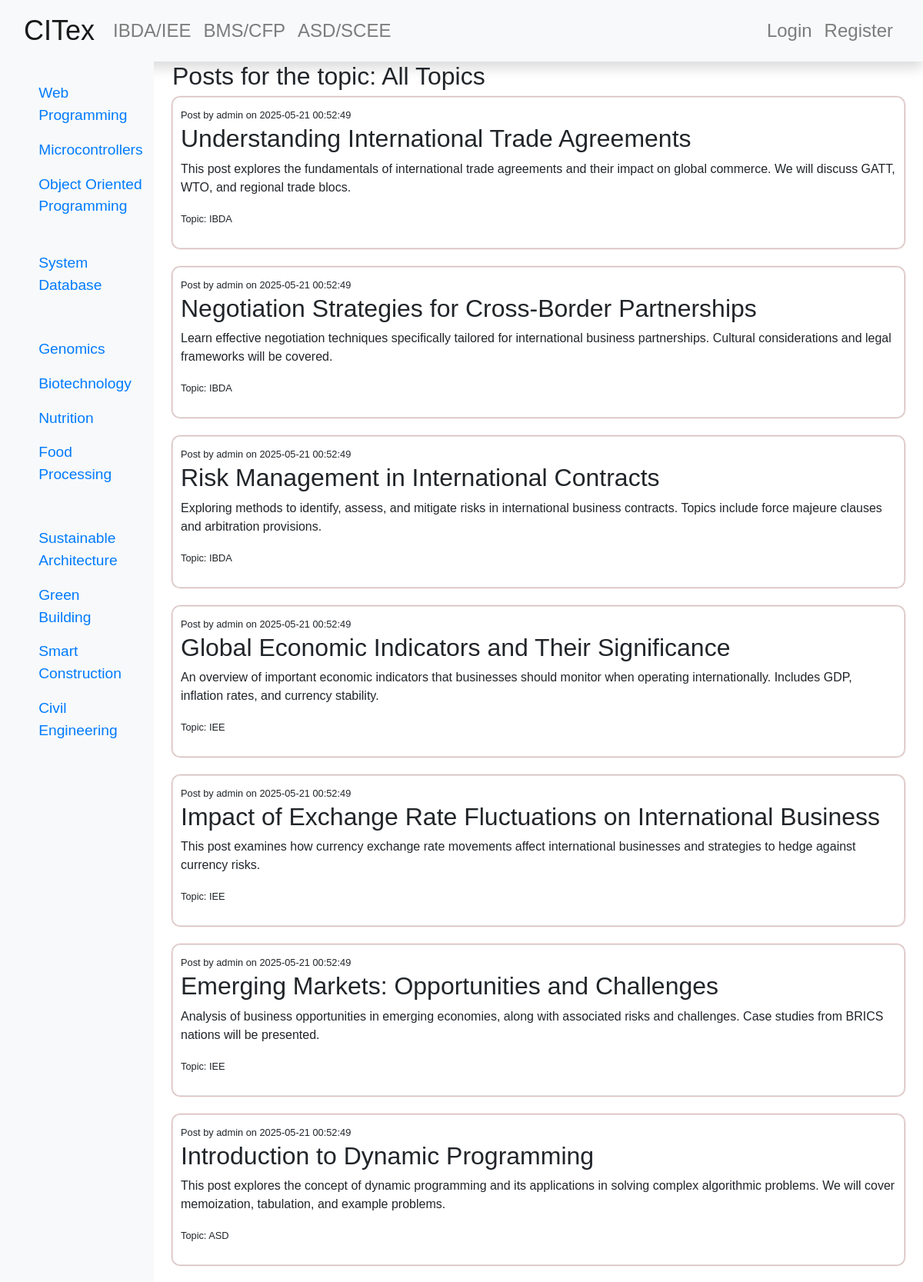
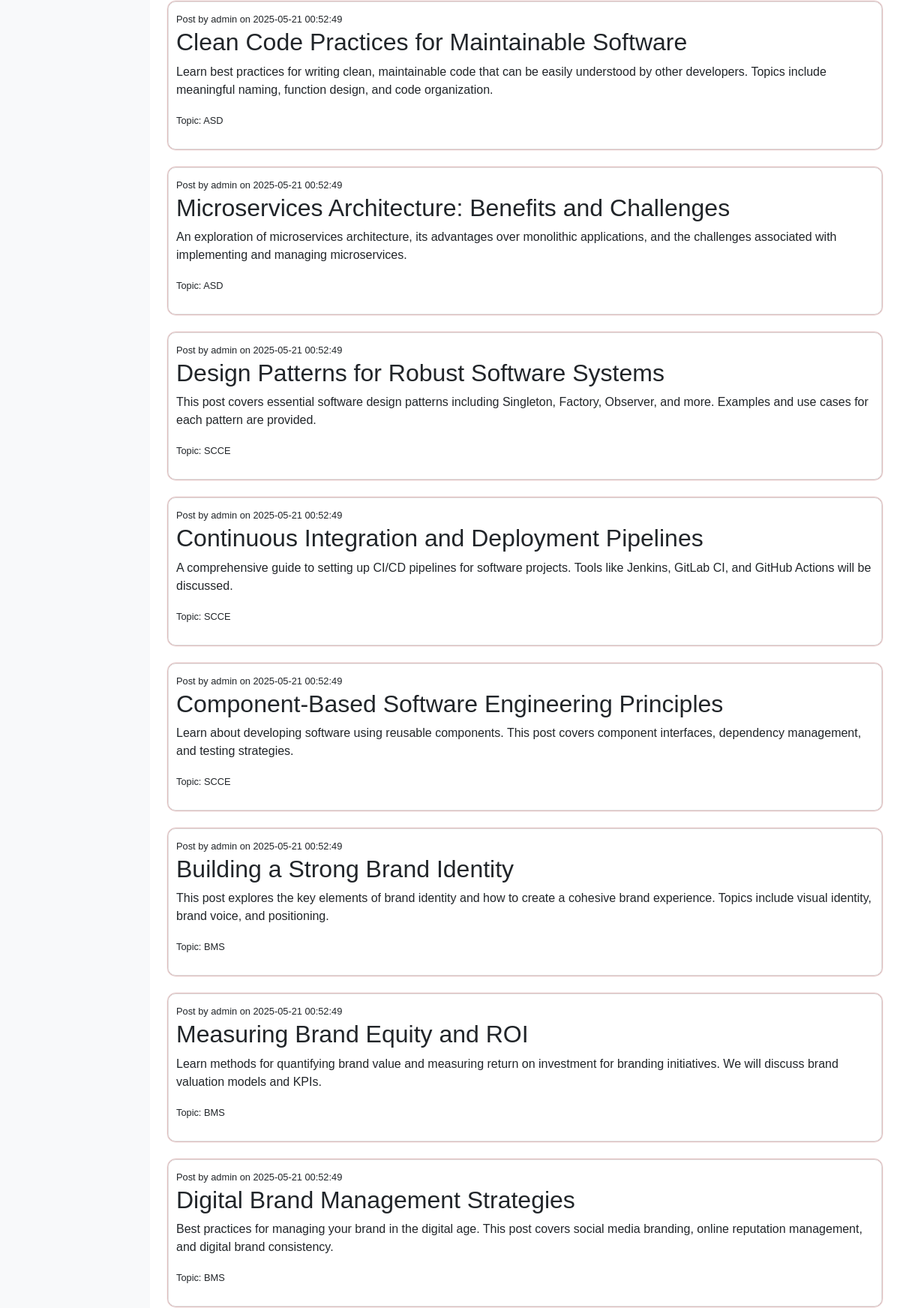
The page / (upper part) on the database its author committed (2 pictures, top to bottom).
### tables this page shows
CREATE TABLE IF NOT EXISTS posts (
    id INT AUTO_INCREMENT PRIMARY KEY,
    user_id INT NOT NULL,
    title VARCHAR(255) NOT NULL,
    content TEXT NOT NULL,
    topic VARCHAR(100) NOT NULL,
    created_at TIMESTAMP DEFAULT CURRENT_TIMESTAMP,
    FOREIGN KEY (user_id) REFERENCES users(id) ON DELETE CASCADE
);

CREATE TABLE IF NOT EXISTS users (
    id INT AUTO_INCREMENT PRIMARY KEY,
    username VARCHAR(50) NOT NULL UNIQUE,
    password VARCHAR(255) NOT NULL,
    email VARCHAR(100) NOT NULL UNIQUE,
    created_at TIMESTAMP DEFAULT CURRENT_TIMESTAMP
);

### view_posts.php (the view, shortened to what this page needs)
<!DOCTYPE html>
<html lang="en">
<head>
    <link href="https://stackpath.bootstrapcdn.com/bootstrap/4.5.2/css/bootstrap.min.css" rel="stylesheet">
    <link href="css/styles.css" rel="stylesheet">
</head>
<body>
    <?php
    include 'db.php';
    $selectedTopic = isset($_GET['topic']) ? $_GET['topic'] : '';
    if ($selectedTopic) {
        $sql = "SELECT posts.id, posts.title, posts.content, posts.topic, posts.created_at, users.username
                FROM posts
                JOIN users ON posts.user_id = users.id
                WHERE posts.topic = '$selectedTopic'
                ORDER BY posts.created_at DESC";
    }
    else {
        $sql = "SELECT posts.id, posts.title, posts.content, posts.topic, posts.created_at, users.username
                FROM posts
                JOIN users ON posts.user_id = users.id";
        $sql .= " ORDER BY posts.created_at DESC";
    }
    $result = $conn->query($sql);
    if ($result && $result->num_rows > 0) {
        echo "<h2>Posts for the topic: " . ($selectedTopic ? $selectedTopic : 'All Topics') . "</h2>";
        while ($row = $result->fetch_assoc()) {
            echo displayPost($row, $conn);
        }
    } else {
        echo "<p>No posts found for the selected topic.</p>";
    }
    function displayPost($row, $conn) {
        echo "<div class='post mb-4 post-container'>";
        echo "<small class='post-meta'>Post by " . htmlspecialchars($row['username']) . " on " . $row['created_at'] . "</small>";
        echo "<h2 class='post-title'>" . htmlspecialchars($row['title']) . "</h2>";
        echo "<p class='post-content'>" . nl2br(htmlspecialchars($row['content'])) . "</p>";
        echo "<small class='post-topic'>Topic: " . htmlspecialchars($row['topic']) . "</small><br>";
        $post_id = $row['id'];
        $comment_sql = "SELECT comments.id, comments.content, comments.created_at, users.username
                        FROM comments
                        JOIN users ON comments.user_id = users.id
                        WHERE comments.post_id='$post_id'
                        ORDER BY comments.created_at DESC";
        $comment_result = $conn->query($comment_sql);
        echo "</div>";
    }
    ?>
</body>
</html>

### index.php (shortened to what this page needs)
<!DOCTYPE html>
<html>
<head>
    <link rel="stylesheet" href="https://maxcdn.bootstrapcdn.com/bootstrap/4.5.2/css/bootstrap.min.css">
    <link rel="stylesheet" href="css/styles.css">
</head>
<body>
<nav class="navbar navbar-expand-lg navbar-light bg-light shadow">
    <div class="container-fluid">
        <a class="navbar-brand" href="index.php">CITex</a>
        <div class="collapse navbar-collapse" id="navbarNav">
            <ul class="navbar-nav mr-auto">
                <li class="nav-item">
                    <a class="nav-link" href="ibda_iee.php">IBDA/IEE</a>
                </li>
                <li class="nav-item">
                    <a class="nav-link" href="bms_cfp.php">BMS/CFP</a>
                </li>
                <li class="nav-item">
                    <a class="nav-link" href="asd_scce.php">ASD/SCEE</a>
                </li>
            </ul>
            <ul class="navbar-nav ml-auto">
                <?php if (isset($_SESSION['username'])): ?>
                    <li class="nav-item">
                        <a class="nav-link">Welcome, <?php echo $_SESSION['username']; ?>!</a>
                    </li>
                    <li class="nav-item">
                        <a class="nav-link" href="logout.php">Logout</a>
                    </li>
                <?php else: ?>
                    <li class="nav-item">
                        <a class="nav-link" href="login.html">Login</a>
                    </li>
                    <li class="nav-item">
                        <a class="nav-link" href="register.html">Register</a>
                    </li>
                <?php endif; ?>
            </ul>
        </div>
    </div>
</nav>
<div class="container-fluid">
    <div class="row">
    <nav class="col-md-3 col-lg-2 d-md-block bg-light sidebar">
        <div class="sidebar-sticky">
            <ul class="nav flex-column 1">
                <li class="nav-item">
                    <a class="nav-link active" href="index.php?topic=Web Programming">Web Programming</a>
                </li>
                <li class="nav-item">
                    <a class="nav-link" href="index.php?topic=Microcontrollers">Microcontrollers</a>
                </li>
                <li class="nav-item">
                    <a class="nav-link" href="index.php?topic=Object Oriented Programming">Object Oriented Programming</a>
                </li>
                <li class="nav-item">
                    <a class="nav-link" href="index.php?topic=System Database">System Database</a>
                </li>
            </ul>
            <ul class="nav flex-column 2">
                <li class="nav-item">
                    <a class="nav-link active" href="index.php?topic=Genomics">Genomics</a>
                </li>
                <li class="nav-item">
                    <a class="nav-link" href="index.php?topic=Biotechnology">Biotechnology</a>
                </li>
                <li class="nav-item">
                    <a class="nav-link" href="index.php?topic=Nutrition">Nutrition</a>
                </li>
                <li class="nav-item">
                    <a class="nav-link" href="index.php?topic=Food Processing">Food Processing</a>
                </li>
            </ul>
            <ul class="nav flex-column 3">
                <li class="nav-item">
                    <a class="nav-link active" href="index.php?topic=Sustainable Architecture">Sustainable Architecture</a>
                </li>
                <li class="nav-item">
                    <a class="nav-link" href="index.php?topic=Green Building">Green Building</a>
                </li>
                <li class="nav-item">
                    <a class="nav-link" href="index.php?topic=Smart Construction">Smart Construction</a>
                </li>
                <li class="nav-item">
                    <a class="nav-link" href="index.php?topic=Civil Engineering">Civil Engineering</a>
                </li>
            </ul>
        </div>
    </nav>
        <main role="main" class="col-md-9 mx-auto col-lg-10 px-4">
            <div id="posts">
                <?php include 'view_posts.php'; ?>
            </div>
        </main>
    </div>
</div>
</body>
</html>

### css/styles.css (style rules this page uses)
* { margin: 0; padding: 0; outline: none; box-sizing: border-box; font-family: 'Poppins', sans-serif; }
.post { border: 1px solid #e3e3e3; padding: 10px; margin-bottom: 20px; border-radius: 10px; box-shadow: 0px 0px 2px #800507; }
.nav { font-size: 1.2em; padding: 1em; }
.navbar { font-size: 1.5em; }
.navbar-brand { font-size: 1.5em; }

### rows shown on the page
posts: user.username "admin", created_at "2025-05-21 00:52:49", title "Understanding International Trade Agreements", content "This post explores the fundamentals of international trade agreements and their impact on global commerce. We will discuss GATT, WTO, and regional trade blocs.", topic "IBDA"
posts: user.username "admin", created_at "2025-05-21 00:52:49", title "Negotiation Strategies for Cross-Border Partnerships", content "Learn effective negotiation techniques specifically tailored for international business partnerships. Cultural considerations and legal frameworks will be covered.", topic "IBDA"
posts: user.username "admin", created_at "2025-05-21 00:52:49", title "Risk Management in International Contracts", content "Exploring methods to identify, assess, and mitigate risks in international business contracts. Topics include force majeure clauses and arbitration provisions.", topic "IBDA"
posts: user.username "admin", created_at "2025-05-21 00:52:49", title "Global Economic Indicators and Their Significance", content "An overview of important economic indicators that businesses should monitor when operating internationally. Includes GDP, inflation rates, and currency stability.", topic "IEE"
posts: user.username "admin", created_at "2025-05-21 00:52:49", title "Impact of Exchange Rate Fluctuations on International Business", content "This post examines how currency exchange rate movements affect international businesses and strategies to hedge against currency risks.", topic "IEE"
posts: user.username "admin", created_at "2025-05-21 00:52:49", title "Emerging Markets: Opportunities and Challenges", content "Analysis of business opportunities in emerging economies, along with associated risks and challenges. Case studies from BRICS nations will be presented.", topic "IEE"
posts: user.username "admin", created_at "2025-05-21 00:52:49", title "Introduction to Dynamic Programming", content "This post explores the concept of dynamic programming and its applications in solving complex algorithmic problems. We will cover memoization, tabulation, and example problems.", topic "ASD"
posts: user.username "admin", created_at "2025-05-21 00:52:49", title "Clean Code Practices for Maintainable Software", content "Learn best practices for writing clean, maintainable code that can be easily understood by other developers. Topics include meaningful naming, function design, and code organization.", topic "ASD"
posts: user.username "admin", created_at "2025-05-21 00:52:49", title "Microservices Architecture: Benefits and Challenges", content "An exploration of microservices architecture, its advantages over monolithic applications, and the challenges associated with implementing and managing microservices.", topic "ASD"
posts: user.username "admin", created_at "2025-05-21 00:52:49", title "Design Patterns for Robust Software Systems", content "This post covers essential software design patterns including Singleton, Factory, Observer, and more. Examples and use cases for each pattern are provided.", topic "SCCE"
posts: user.username "admin", created_at "2025-05-21 00:52:49", title "Continuous Integration and Deployment Pipelines", content "A comprehensive guide to setting up CI/CD pipelines for software projects. Tools like Jenkins, GitLab CI, and GitHub Actions will be discussed.", topic "SCCE"
posts: user.username "admin", created_at "2025-05-21 00:52:49", title "Component-Based Software Engineering Principles", content "Learn about developing software using reusable components. This post covers component interfaces, dependency management, and testing strategies.", topic "SCCE"
posts: user.username "admin", created_at "2025-05-21 00:52:49", title "Building a Strong Brand Identity", content "This post explores the key elements of brand identity and how to create a cohesive brand experience. Topics include visual identity, brand voice, and positioning.", topic "BMS"
posts: user.username "admin", created_at "2025-05-21 00:52:49", title "Measuring Brand Equity and ROI", content "Learn methods for quantifying brand value and measuring return on investment for branding initiatives. We will discuss brand valuation models and KPIs.", topic "BMS"
posts: user.username "admin", created_at "2025-05-21 00:52:49", title "Digital Brand Management Strategies", content "Best practices for managing your brand in the digital age. This post covers social media branding, online reputation management, and digital brand consistency.", topic "BMS"
